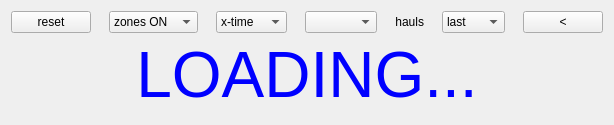
      <widget class="QWidget" name="tab_graph">
       <attribute name="title">
        <string> Graphs</string>
       </attribute>
       <layout class="QVBoxLayout" name="verticalLayout_7" stretch="1,0,8">
        <item>
         <layout class="QHBoxLayout" name="lay_g_h1" stretch="1,2,1,2,1,1,1">
          <property name="spacing">
           <number>18</number>
          </property>
          <item>
           <widget class="QPushButton" name="btn_g_reset">
            <property name="text">
             <string>reset</string>
            </property>
           </widget>
          </item>
          <item>
           <widget class="QComboBox" name="cb_g_paint_zones">
            <item>
             <property name="text">
              <string>zones ON</string>
             </property>
            </item>
            <item>
             <property name="text">
              <string>zones OFF</string>
             </property>
            </item>
           </widget>
          </item>
          <item>
           <widget class="QComboBox" name="cb_g_switch_tp">
            <property name="maximumSize">
             <size>
              <width>110</width>
              <height>16777215</height>
             </size>
            </property>
            <property name="currentText">
             <string>x-time</string>
            </property>
            <item>
             <property name="text">
              <string>x-time</string>
             </property>
            </item>
            <item>
             <property name="text">
              <string>x-Temp</string>
             </property>
            </item>
           </widget>
          </item>
          <item>
           <widget class="QComboBox" name="cb_g_sn">
            <property name="maximumSize">
             <size>
              <width>200</width>
              <height>16777215</height>
             </size>
            </property>
           </widget>
          </item>
          <item>
           <widget class="QLabel" name="label_9">
            <property name="text">
             <string>hauls</string>
            </property>
            <property name="alignment">
             <set>Qt::AlignmentFlag::AlignRight|Qt::AlignmentFlag::AlignTrailing|Qt::AlignmentFlag::AlignVCenter</set>
            </property>
           </widget>
          </item>
          <item>
           <widget class="QComboBox" name="cb_g_cycle_haul">
            <item>
             <property name="text">
              <string>last</string>
             </property>
            </item>
            <item>
             <property name="text">
              <string>all</string>
             </property>
            </item>
            <item>
             <property name="text">
              <string>single</string>
             </property>
            </item>
           </widget>
          </item>
          <item>
           <widget class="QPushButton" name="btn_g_next_haul">
            <property name="maximumSize">
             <size>
              <width>100</width>
              <height>16777215</height>
             </size>
            </property>
            <property name="text">
             <string>&lt;</string>
            </property>
           </widget>
          </item>
         </layout>
        </item>
        <item>
         <layout class="QHBoxLayout" name="lay_g_h1_2" stretch="0">
          <property name="spacing">
           <number>0</number>
          </property>
          <item>
           <widget class="QLabel" name="lbl_graph_busy">
            <property name="maximumSize">
             <size>
              <width>9000</width>
              <height>200</height>
             </size>
            </property>
            <property name="font">
             <font>
              <pointsize>48</pointsize>
              <bold>false</bold>
              <underline>false</underline>
              <strikeout>false</strikeout>
              <kerning>true</kerning>
             </font>
            </property>
            <property name="styleSheet">
             <string notr="true">color: rgb(0, 0, 255)</string>
            </property>
            <property name="text">
             <string>LOADING...</string>
            </property>
            <property name="alignment">
             <set>Qt::AlignmentFlag::AlignCenter</set>
            </property>
           </widget>
          </item>
         </layout>
        </item>
        <item>
         <layout class="QHBoxLayout" name="lay_g_h2">
          <property name="topMargin">
           <number>3</number>
          </property>
         </layout>
        </item>
       </layout>
      </widget>
